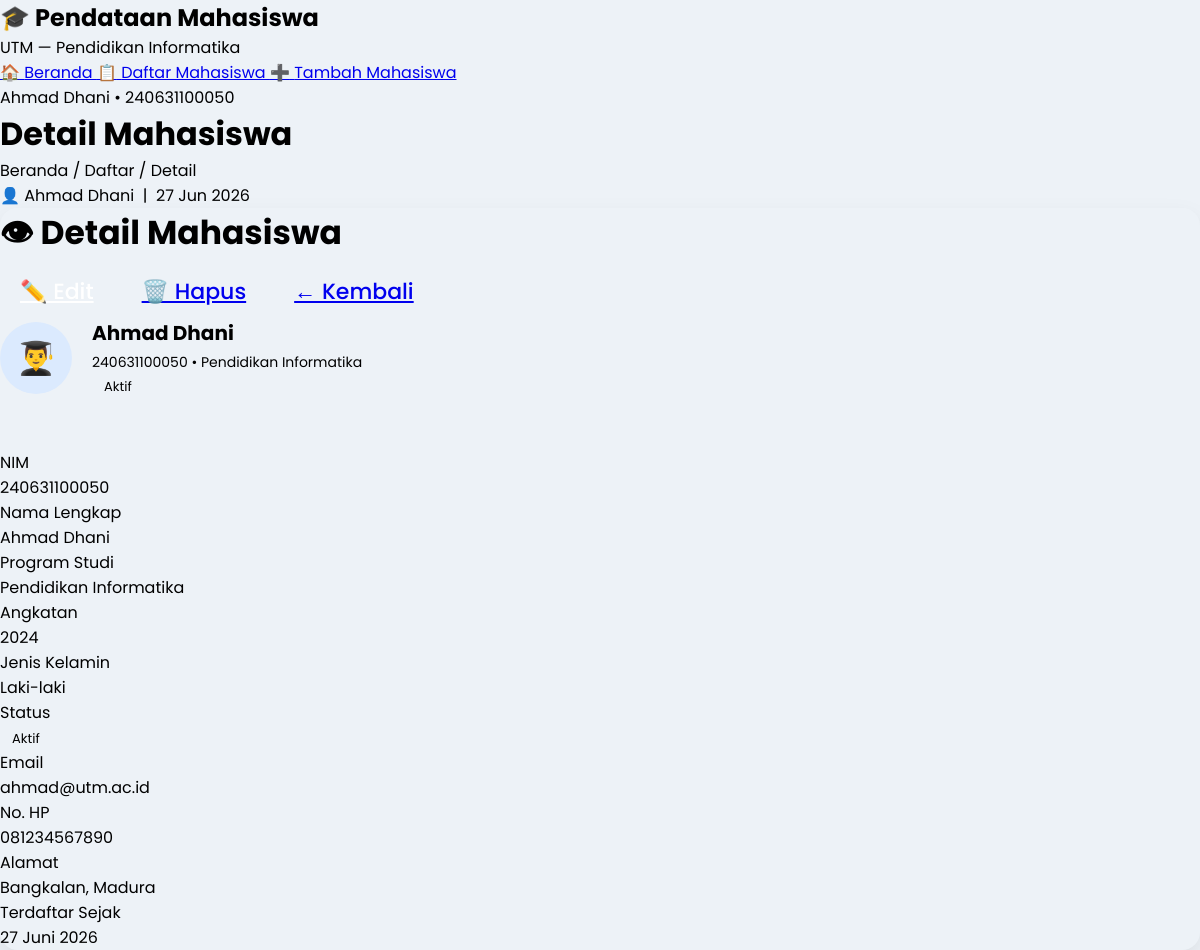
Screenshot of /detail.php?id=1 with the database file from the repository.
### tables this page shows
CREATE TABLE IF NOT EXISTS mahasiswa (
    id INT AUTO_INCREMENT PRIMARY KEY,
    nim VARCHAR(20) NOT NULL UNIQUE,
    nama VARCHAR(100) NOT NULL,
    jurusan VARCHAR(100) NOT NULL,
    angkatan YEAR NOT NULL,
    jenis_kelamin ENUM('L', 'P') NOT NULL,
    email VARCHAR(100),
    no_hp VARCHAR(20),
    alamat TEXT,
    status ENUM('Aktif', 'Cuti', 'Lulus', 'DO') DEFAULT 'Aktif',
    created_at TIMESTAMP DEFAULT CURRENT_TIMESTAMP
);

### koneksi.php (called while the page is built, shortened)
<?php
function formatTanggal($tanggal) {
    $bulan = [
        '01' => 'Januari', '02' => 'Februari', '03' => 'Maret',
        '04' => 'April',   '05' => 'Mei',       '06' => 'Juni',
        '07' => 'Juli',    '08' => 'Agustus',   '09' => 'September',
        '10' => 'Oktober', '11' => 'November',  '12' => 'Desember'
    ];
    $parts = explode('-', date('Y-m-d', strtotime($tanggal)));
    return $parts[2] . ' ' . $bulan[$parts[1]] . ' ' . $parts[0];
}
?>

### detail.php (the view, shortened to what this page needs)
<?php
require 'koneksi.php';
$id    = (int) $_GET['id'];
$query = mysqli_query($koneksi, "SELECT * FROM mahasiswa WHERE id = $id");
$mhs = mysqli_fetch_assoc($query);
$badge_status = 'badge-aktif';
require 'header.php';
?>
<div class="card">
    <div class="card-header">
        <h2>👁 Detail Mahasiswa</h2>
        <div style="display:flex; gap:8px;">
            <a href="edit.php?id=<?= $id ?>" class="btn btn-warning btn-sm">✏️ Edit</a>
            <a href="hapus.php?id=<?= $id ?>" class="btn btn-danger btn-sm btn-hapus">🗑️ Hapus</a>
            <a href="daftar.php" class="btn btn-outline btn-sm">← Kembali</a>
        </div>
    </div>
    <div class="card-body">
        <div style="display:flex; align-items:center; gap:20px; margin-bottom:28px; padding-bottom:24px; border-bottom:1px solid var(--border);">
            <div style="width:72px; height:72px; border-radius:50%; background:#dbeafe; display:flex; align-items:center; justify-content:center; font-size:32px; flex-shrink:0;">
                <?= $mhs['jenis_kelamin'] === 'L' ? '👨‍🎓' : '👩‍🎓' ?>
            </div>
            <div>
                <h2 style="font-size:20px; margin-bottom:4px;"><?= htmlspecialchars($mhs['nama']) ?></h2>
                <p style="color:var(--muted); font-size:14px;"><?= htmlspecialchars($mhs['nim']) ?> &bull; <?= htmlspecialchars($mhs['jurusan']) ?></p>
                <span class="badge <?= $badge_status ?>" style="margin-top:6px;"><?= $mhs['status'] ?></span>
            </div>
        </div>
        <div class="detail-grid">
            <div class="detail-item">
                <label>NIM</label>
                <p><?= htmlspecialchars($mhs['nim']) ?></p>
            </div>
            <div class="detail-item">
                <label>Nama Lengkap</label>
                <p><?= htmlspecialchars($mhs['nama']) ?></p>
            </div>
            <div class="detail-item">
                <label>Program Studi</label>
                <p><?= htmlspecialchars($mhs['jurusan']) ?></p>
            </div>
            <div class="detail-item">
                <label>Angkatan</label>
                <p><?= $mhs['angkatan'] ?></p>
            </div>
            <div class="detail-item">
                <label>Jenis Kelamin</label>
                <p><?= $mhs['jenis_kelamin'] === 'L' ? 'Laki-laki' : 'Perempuan' ?></p>
            </div>
            <div class="detail-item">
                <label>Status</label>
                <p><span class="badge <?= $badge_status ?>"><?= $mhs['status'] ?></span></p>
            </div>
            <div class="detail-item">
                <label>Email</label>
                <p><?= !empty($mhs['email']) ? htmlspecialchars($mhs['email']) : '<span style="color:var(--muted)">-</span>' ?></p>
            </div>
            <div class="detail-item">
                <label>No. HP</label>
                <p><?= !empty($mhs['no_hp']) ? htmlspecialchars($mhs['no_hp']) : '<span style="color:var(--muted)">-</span>' ?></p>
            </div>
            <div class="detail-item" style="grid-column: 1 / -1;">
                <label>Alamat</label>
                <p><?= !empty($mhs['alamat']) ? nl2br(htmlspecialchars($mhs['alamat'])) : '<span style="color:var(--muted)">-</span>' ?></p>
            </div>
            <div class="detail-item">
                <label>Terdaftar Sejak</label>
                <p><?= formatTanggal($mhs['created_at']) ?></p>
            </div>
        </div>
    </div>
</div>
<?php require 'footer.php'; ?>

### UAS-PEMWEB-2526G-240631100067/uasaan/css/style.css (style rules this page uses)
* { margin:0; padding:0; box-sizing:border-box; font-family:'Poppins',sans-serif; }
body { background:#edf2f7; }
.card { border:none; border-radius:18px; box-shadow:0 10px 25px rgba(0,0,0,.08); }
.card-header { border:none; font-size:22px; font-weight:600; }
.btn { border-radius:10px; padding:10px 20px; font-weight:500; }
.btn-warning { color:white; border:none; }
.btn-danger { border:none; }
.badge { padding:8px 12px; font-size:13px; }

### rows the page displays
mahasiswa: nama "Ahmad Dhani", nim "240631100050", jurusan "Pendidikan Informatika", status "Aktif", angkatan "2024", email "ahmad@utm.ac.id", no_hp "081234567890", alamat "Bangkalan, Madura", created_at "27 Juni 2026"

### other values shown
$page_title "Detail Mahasiswa"
$breadcrumb "Beranda / Daftar / Detail"
